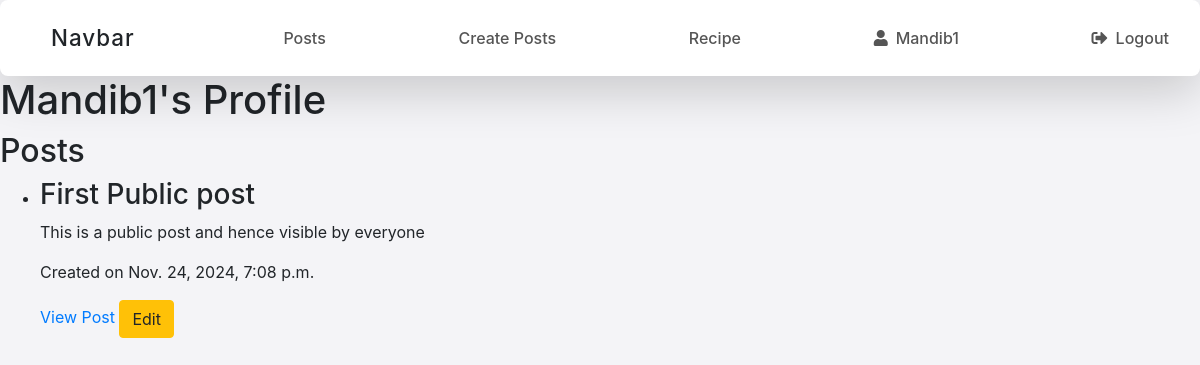
Before: /profile/Mandib1/ (signed in) with the older database file.
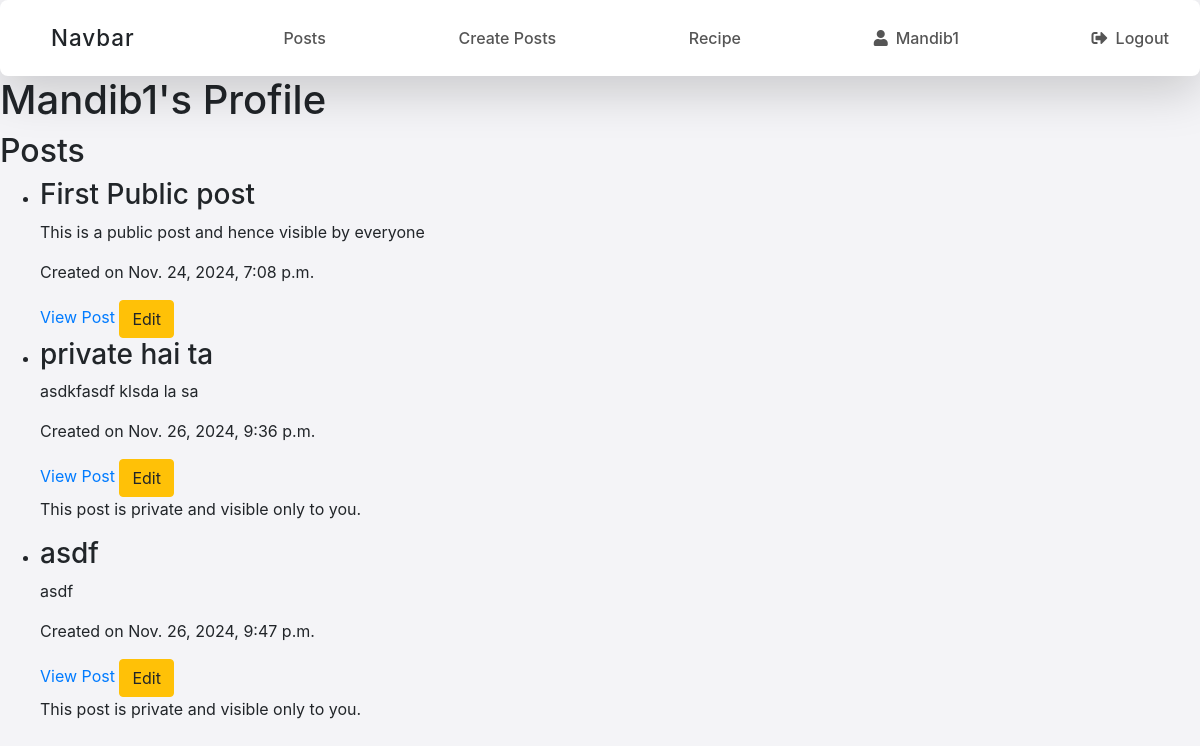
After: the same page with the newer database file.
### vege/models.py (models this page shows, shortened)
class Post(models.Model):
    PUBLIC = 'public'
    PRIVATE = 'private'
    PRIVACY_CHOICES = [
        (PUBLIC, 'Public'),
        (PRIVATE, 'Private'),
    ]
    title = models.CharField(max_length=200)
    content = models.TextField()
    created_at = models.DateTimeField(auto_now_add=True)
    author = models.ForeignKey(User, on_delete=models.CASCADE)  # Link the post to the user
    privacy = models.CharField(
        max_length = 10,
        choices= PRIVACY_CHOICES,
        default= PUBLIC,
    )

### vege/views.py (the view)
# urls.py: path('profile/<str:username>/', user_profile, name='user_profile'),
def user_profile(request, username):
    user = get_object_or_404(User, username=username)
    posts = Post.objects.filter(author=user)
    context = {
        'user': user,
        'posts': posts
    }
    return render(request, 'user_profile.html', context)

### vege/templates/user_profile.html
{% extends "base.html" %}
{% block start %}
<h1>{{ user.username }}'s Profile</h1>
<h2>Posts</h2>
<ul>
    {% if posts %}
        {% for post in posts %}
            {% if post.author == request.user or post.privacy == 'public' %}
                <li>
                    <h3>{{ post.title }}</h3>
                    <p>{{ post.content }}</p>
                    <p>Created on {{ post.created_at }}</p>
                    <a href="{% url 'post_detail' post.id %}">View Post</a>
                    {% if post.author == request.user %}
                        <a href="{% url 'edit_post' post.id %}" class="btn btn-warning">Edit</a>
                        {% if post.privacy == 'private' %}
                            <p>This post is private and visible only to you.</p>
                        {% endif %}
                    {% elif post.privacy == 'private' %}
                        <p>This post is private and visible only to you.</p>
                    {% endif %}
                </li>
            {% endif %}
        {% endfor %}
    {% else %}
        <p>{{ user.username }} has not posted anything yet.</p>
    {% endif %}
</ul>
{% endblock %}

Changed rows visible on the page:
added Post: title "private hai ta", content "asdkfasdf klsda la sa", created_at "Nov. 26, 2024, 9:36 p.m.", shows "Edit", shows "This post is private and visible only to you."
added Post: title "asdf", content "asdf", created_at "Nov. 26, 2024, 9:47 p.m.", shows "Edit", shows "This post is private and visible only to you."
